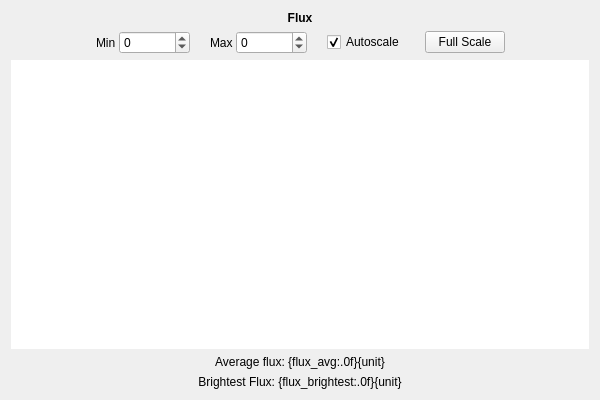
<?xml version="1.0" encoding="UTF-8"?>
<ui version="4.0">
 <class>FluxView</class>
 <widget class="QWidget" name="FluxView">
  <property name="geometry">
   <rect>
    <x>0</x>
    <y>0</y>
    <width>600</width>
    <height>400</height>
   </rect>
  </property>
  <property name="windowTitle">
   <string>Flux - KalAO</string>
  </property>
  <layout class="QGridLayout" name="gridLayout">
   <property name="horizontalSpacing">
    <number>0</number>
   </property>
   <item row="2" column="0">
    <widget class="KalAOGraphicsView" name="flux_view">
     <property name="enabled">
      <bool>true</bool>
     </property>
     <property name="frameShape">
      <enum>QFrame::NoFrame</enum>
     </property>
     <property name="verticalScrollBarPolicy">
      <enum>Qt::ScrollBarAlwaysOff</enum>
     </property>
     <property name="horizontalScrollBarPolicy">
      <enum>Qt::ScrollBarAlwaysOff</enum>
     </property>
     <property name="sizeAdjustPolicy">
      <enum>QAbstractScrollArea::AdjustToContents</enum>
     </property>
    </widget>
   </item>
   <item row="3" column="0">
    <widget class="KalAOLabel" name="flux_avg_label">
     <property name="text">
      <string>Average flux: {flux_avg:.0f}{unit}</string>
     </property>
     <property name="alignment">
      <set>Qt::AlignCenter</set>
     </property>
    </widget>
   </item>
   <item row="4" column="0">
    <widget class="KalAOLabel" name="flux_brightest_label">
     <property name="text">
      <string>Brightest Flux: {flux_brightest:.0f}{unit}</string>
     </property>
     <property name="alignment">
      <set>Qt::AlignCenter</set>
     </property>
    </widget>
   </item>
   <item row="0" column="0">
    <widget class="QLabel" name="title_label">
     <property name="font">
      <font>
       <bold>true</bold>
      </font>
     </property>
     <property name="text">
      <string>Flux</string>
     </property>
     <property name="alignment">
      <set>Qt::AlignCenter</set>
     </property>
    </widget>
   </item>
   <item row="1" column="0">
    <layout class="QHBoxLayout" name="horizontalLayout_2">
     <item>
      <spacer name="horizontalSpacer">
       <property name="orientation">
        <enum>Qt::Horizontal</enum>
       </property>
       <property name="sizeHint" stdset="0">
        <size>
         <width>40</width>
         <height>20</height>
        </size>
       </property>
      </spacer>
     </item>
     <item>
      <widget class="QLabel" name="min_label">
       <property name="text">
        <string>Min </string>
       </property>
      </widget>
     </item>
     <item>
      <widget class="KalAOScaledDoubleSpinbox" name="min_spinbox">
       <property name="keyboardTracking">
        <bool>false</bool>
       </property>
       <property name="decimals">
        <number>0</number>
       </property>
       <property name="minimum">
        <double>-999999.000000000000000</double>
       </property>
       <property name="maximum">
        <double>999999.000000000000000</double>
       </property>
       <property name="singleStep">
        <double>100.000000000000000</double>
       </property>
      </widget>
     </item>
     <item>
      <spacer name="horizontalSpacer_2">
       <property name="orientation">
        <enum>Qt::Horizontal</enum>
       </property>
       <property name="sizeType">
        <enum>QSizePolicy::Maximum</enum>
       </property>
       <property name="sizeHint" stdset="0">
        <size>
         <width>20</width>
         <height>20</height>
        </size>
       </property>
      </spacer>
     </item>
     <item>
      <widget class="QLabel" name="max_label">
       <property name="text">
        <string>Max </string>
       </property>
      </widget>
     </item>
     <item>
      <widget class="KalAOScaledDoubleSpinbox" name="max_spinbox">
       <property name="keyboardTracking">
        <bool>false</bool>
       </property>
       <property name="decimals">
        <number>0</number>
       </property>
       <property name="minimum">
        <double>-999999.000000000000000</double>
       </property>
       <property name="maximum">
        <double>999999.000000000000000</double>
       </property>
       <property name="singleStep">
        <double>100.000000000000000</double>
       </property>
      </widget>
     </item>
     <item>
      <spacer name="horizontalSpacer_3">
       <property name="orientation">
        <enum>Qt::Horizontal</enum>
       </property>
       <property name="sizeType">
        <enum>QSizePolicy::Maximum</enum>
       </property>
       <property name="sizeHint" stdset="0">
        <size>
         <width>20</width>
         <height>20</height>
        </size>
       </property>
      </spacer>
     </item>
     <item>
      <widget class="QCheckBox" name="autoscale_checkbox">
       <property name="text">
        <string>Autoscale</string>
       </property>
       <property name="checked">
        <bool>true</bool>
       </property>
      </widget>
     </item>
     <item>
      <spacer name="horizontalSpacer_4">
       <property name="orientation">
        <enum>Qt::Horizontal</enum>
       </property>
       <property name="sizeType">
        <enum>QSizePolicy::Maximum</enum>
       </property>
       <property name="sizeHint" stdset="0">
        <size>
         <width>20</width>
         <height>20</height>
        </size>
       </property>
      </spacer>
     </item>
     <item>
      <widget class="QPushButton" name="fullscale_button">
       <property name="text">
        <string>Full Scale</string>
       </property>
      </widget>
     </item>
     <item>
      <spacer name="horizontalSpacer_5">
       <property name="orientation">
        <enum>Qt::Horizontal</enum>
       </property>
       <property name="sizeHint" stdset="0">
        <size>
         <width>40</width>
         <height>20</height>
        </size>
       </property>
      </spacer>
     </item>
    </layout>
   </item>
  </layout>
 </widget>
 <customwidgets>
  <customwidget>
   <class>KalAOGraphicsView</class>
   <extends>QGraphicsView</extends>
   <header>kalao</header>
  </customwidget>
  <customwidget>
   <class>KalAOLabel</class>
   <extends>QLabel</extends>
   <header>kalao</header>
  </customwidget>
  <customwidget>
   <class>KalAOScaledDoubleSpinbox</class>
   <extends>QDoubleSpinBox</extends>
   <header>kalao</header>
  </customwidget>
 </customwidgets>
 <resources/>
 <connections/>
</ui>
